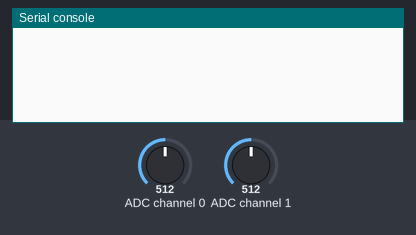
Simulated run of this program. Board: ESP8266 board running MicroPython. On the bench: the last lines printed to the serial console. Inputs (shaded band) come from the test bench; at power-on: ADC channel 0 = 512, ADC channel 1 = 512 (analog values on the 0–1023 scale).

Above: at 1.2 s.
1.3 s: ADC channel 0 set to 716
At 1.9 s:
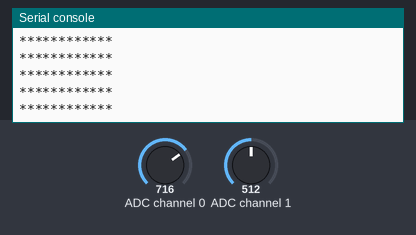
2.8 s: ADC channel 1 set to 306
At 3.9 s:
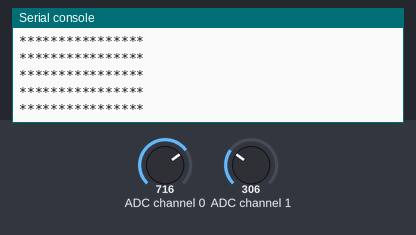
4.3 s: ADC channel 0 set to 900
At 5.3 s:
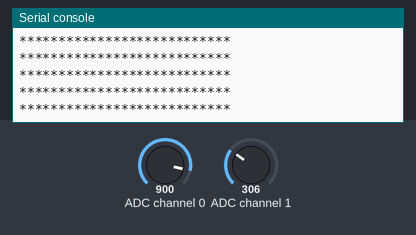
5.8 s: ADC channel 1 set to 122
At 6.7 s:
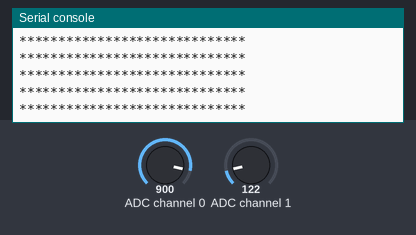
7.3 s: ADC channel 1 set to 0
At 8.2 s:
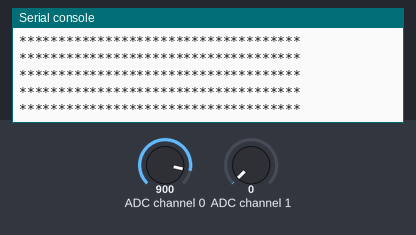
8.8 s: ADC channel 0 set to 1023
At 9.6 s:
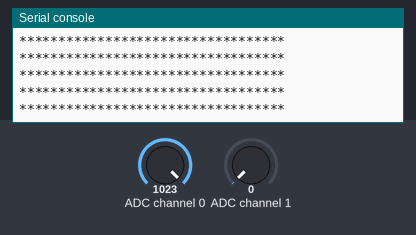

The program:

bargraph.py
```python
from machine import Pin, I2C
import utime

i2c = I2C(scl=Pin(5), sda=Pin(4), freq=100000)
readAddr = 0x48
numBytes = 1

b = i2c.writeto(readAddr,bytes([0x01,0x82,0x83])) #writing pointer to write config

b = i2c.writeto(readAddr,bytes([0x00])) #writing pointer to write config


while True:

    returnVal = i2c.readfrom(readAddr, 2)

    #i2c.writeto(readAddr,bytes([])) #write config

    #i2c.writeto(readAddr,bytes([])) #writing pointer to read conversion
    #i2c.writeto(readAddr,bytes(),False) #read conversion

    #print(returnVal)

    a = returnVal[0]
    b = returnVal[1]
    total = a*8+b
    barSize = total/25

    print(int(barSize)*'*')

    utime.sleep(0.01)
```

Measured:
- after the input at 1.3 s, the serial console: prints a new line at once (image 1)
- after the input at 2.8 s, the serial console: prints a new line at once (image 2)
- after the input at 4.3 s, the serial console: prints a new line at once (image 3)
- after the input at 5.8 s, the serial console: prints a new line at once (image 4)
- after the input at 7.3 s, the serial console: prints a new line at once (image 5)
- after the input at 8.8 s, the serial console: prints a new line at once (image 6)
